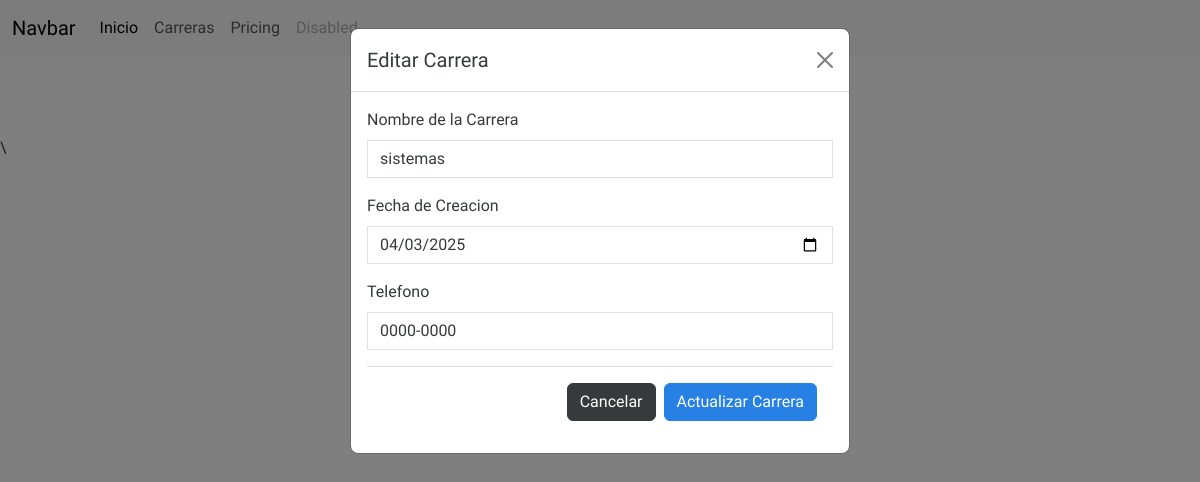
Page /editar_carrera/8 on the earlier database version.
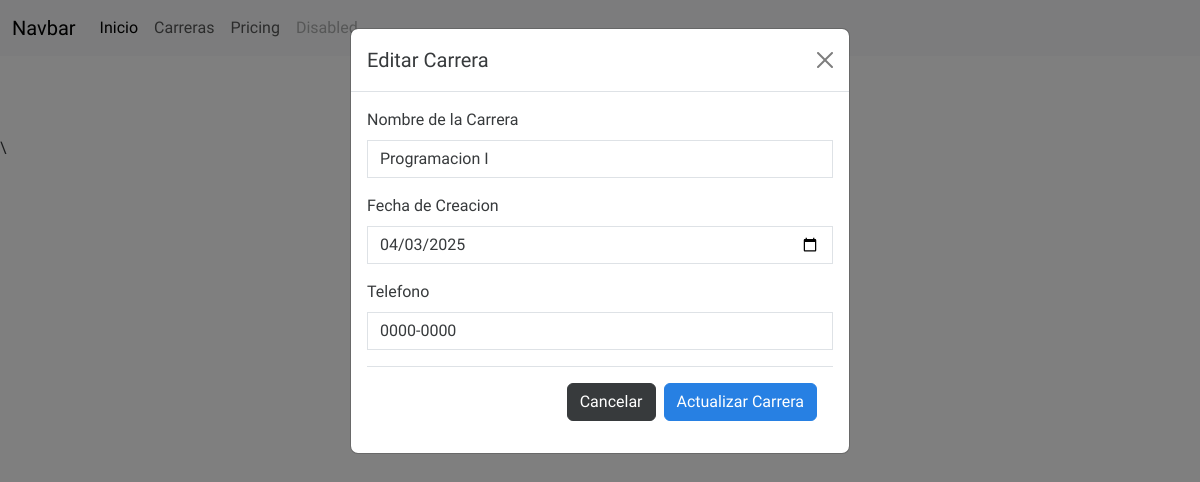
Same page on the later database version.
### Aplicaciones/Educacion/models.py (models this page shows, shortened)
class Carrera(models.Model):
    id_car = models.AutoField(primary_key=True)
    nombre_car = models.CharField(max_length=100)
    fecha_creacion_car = models.DateField()
    telefono_car = models.CharField(max_length=9, blank=True, null=True)

### Aplicaciones/Educacion/views.py (the view, shortened to what this page needs)
# urls.py: path('editar_carrera/<id>', views.editar_carrera, name='editar_carrera'),
def editar_carrera(request, id): # * Vista para editar una carrera por su ID
    try:
        carreradb = Carrera.objects.get(id_car=id)
        return render(request, 'editar_carrera.html', {'carrera': carreradb})
    except Carrera.DoesNotExist:
        return render(request, 'error.html', {'message': 'Carrera no encontrada.'})

### Aplicaciones/Educacion/templates/editar_carrera.html (shortened to what this page needs)
{% extends "plantilla.html" %} {% load static %}  {% block contenido %}
<div class="container">
  <div class="row">
    <div class="col-md-12">
      <h1 class="text-center mt-4">Editar Carrera</h1>
    <div
      class="modal fade"
      id="exampleModal"
      tabindex="-1"
      aria-labelledby="exampleModalLabel"
      aria-hidden="true"
      data-bs-backdrop="static"
    >
      <div class="modal-dialog">
        <div class="modal-content">
          <div class="modal-header">
            <h1 class="modal-title fs-5" id="exampleModalLabel">Editar Carrera</h1>
            <button
              type="button"
              class="btn-close"
              data-bs-dismiss="modal"
              aria-label="Close"
            ></button>
          </div>
          <div class="modal-body">
            <form action="{% url 'editar_carrera' carrera.id_car %}" method="POST">
                <div class="mb-3">
                    <label for="nombreCarrera" class="form-label"> Nombre de la Carrera </label>
                    <input
                      type="text"
                      name="nombre_car"
                      class="form-control"
                      id="nombre_car"
                      value="{{ carrera.nombre_car }}"
                      required>
                </div>
                <div class="mb-3">
                    <label for="fechaCreacion" class="form-label"> Fecha de Creacion </label>
                    <input
                      type="date"
                      name="fecha_creacion_car"
                      class="form-control"
                      value="{{ carrera.fecha_creacion_car|date:'Y-m-d' }}"
                      id="fecha_creacion_car"
                      required>
                </div>
                <div class="mb-3">
                    <label for="telefonoCarrera" class="form-label"> Telefono </label>
                    <input
                      type="text"
                      name="telefono_car"
                      class="form-control"
                      id="telefono_car"
                      value="{{ carrera.telefono_car }}"
                      required>
                </div>
                <div class="modal-footer">
            <a href="{% url 'carreras' %}"
              type="button"
              class="btn btn-secondary"
            >
              Cancelar
                </a>
            <button type="submit" class="btn btn-primary">Actualizar Carrera</button>
          </div>
            </form>
          </div>
        </div>
      </div>
    </div>
  {% endblock contenido %}

Differences in the rows shown:
changed Carrera: nombre_car "sistemas" → "Programacion I"
